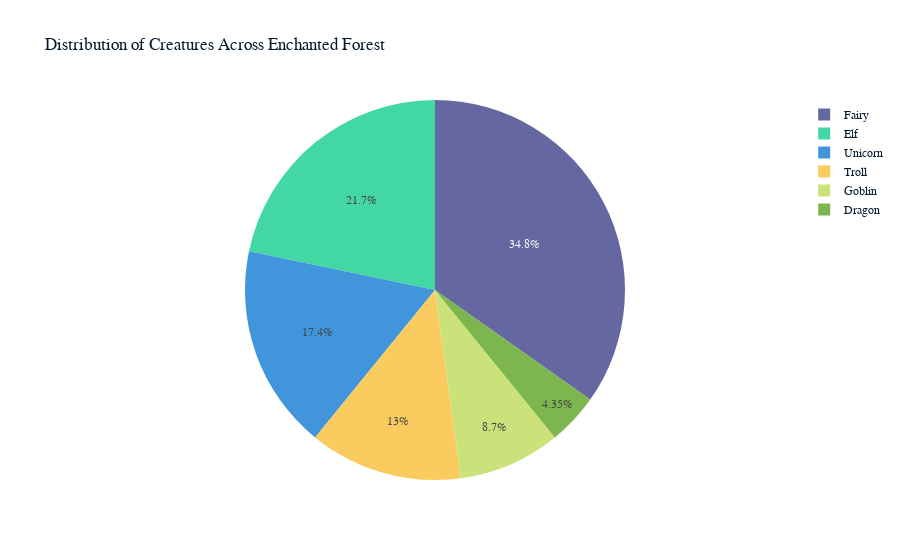

Notebook code for this chart:
### Code cell
def plot_pie_for_kingdom(df,kingdom):
    kingdom_df = df[df['Kingdom'] == kingdom]
    total = kingdom_df['Number_of_Creatures'].sum()
    kingdom_df['Percent'] = (kingdom_df['Number_of_Creatures'] / total) * 100
    
    fig = px.pie(kingdom_df, names='CreatureType', values='Percent', 
                 title=f'Distribution of Creatures Across {kingdom}', 
                 labels={'Percent': 'Percentage'})
    fig.show()

for kingdom in data['Kingdom'].unique():
    plot_pie_for_kingdom(data,kingdom)

### Figure 1 — Plotly figure (JSON) as saved in the notebook; plotly's stock layout.template omitted (floating-point values rounded to 4 significant figures)
{"data": [{"domain": {"x": [0, 1], "y": [0, 1]}, "hovertemplate": "CreatureType=%{label}<br>Percentage=%{value}<extra></extra>", "labels": ["Dragon", "Unicorn", "Fairy", "Goblin", "Elf", "Troll"], "legendgroup": "", "name": "", "showlegend": true, "values": [4.348, 17.39, 34.78, 8.696, 21.74, 13.04], "type": "pie"}], "layout": {"legend": {"tracegroupgap": 0}, "title": {"text": "Distribution of Creatures Across Enchanted Forest"}}}
